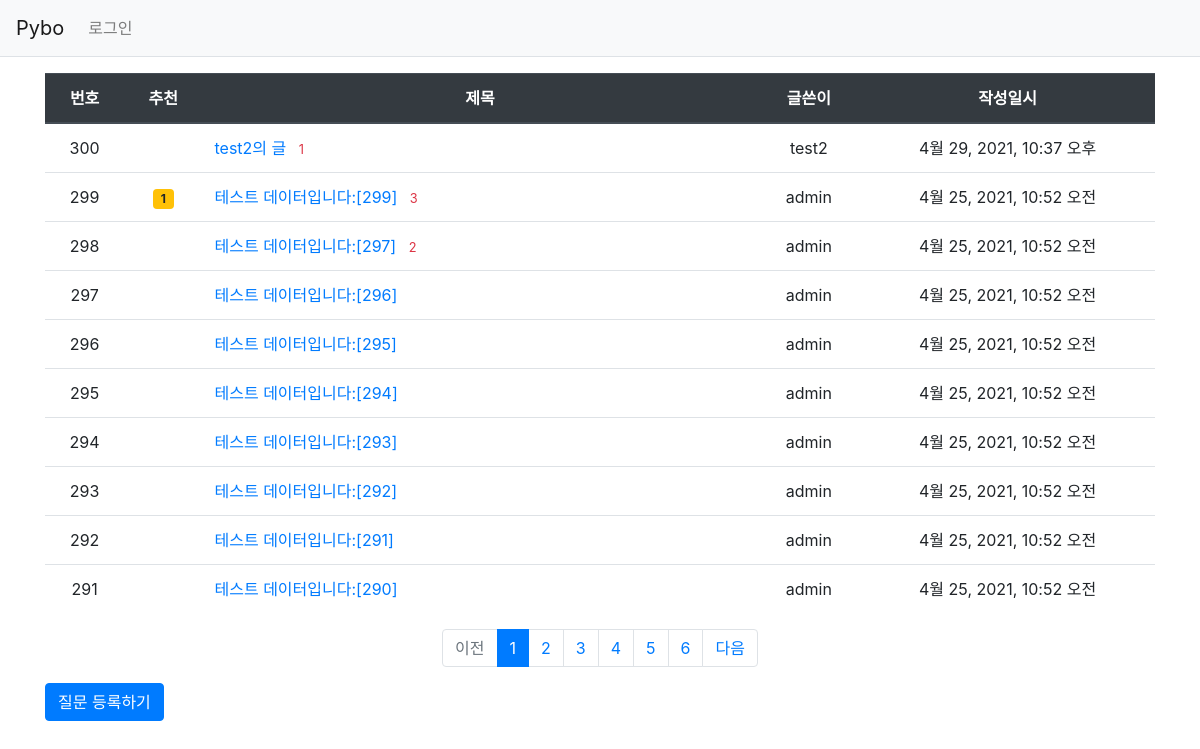
Page /pybo/ on the earlier database version.
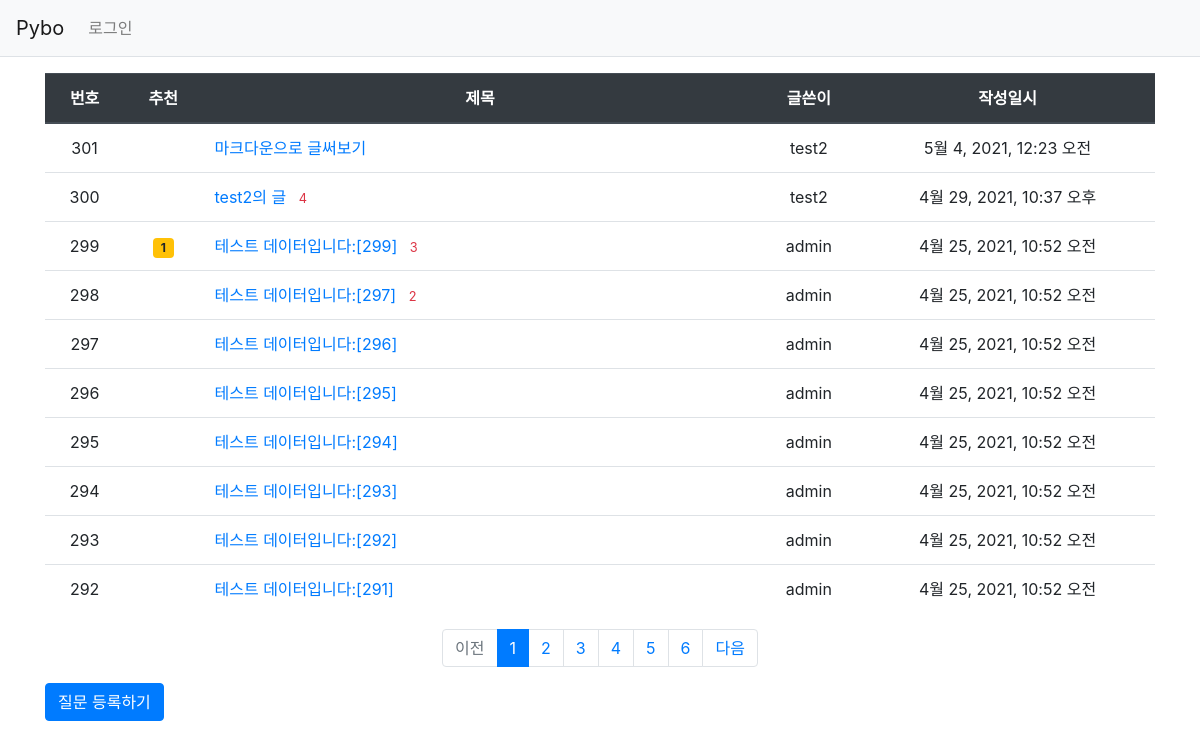
Same page on the later database version.
### pybo/models.py (models this page shows, shortened)
class Question(models.Model):
    author = models.ForeignKey(User, on_delete=models.CASCADE,
                               related_name='author_question')
    subject = models.CharField(max_length=200)
    content = models.TextField()
    modify_date = models.DateTimeField(null=True, blank=True)
    create_date = models.DateTimeField()
    voter = models.ManyToManyField(User, related_name='voter_question') # voter 추가

### pybo/views/base_views.py (the view)
# urls.py: path('', base_views.index, name='index'), # / 페이지에 해당하는 urlpatterns
def index(request):
    page = request.GET.get('page', '1') # 페이지
    question_list = Question.objects.order_by('-create_date')
    paginator = Paginator(question_list, 10) # 페이지당 10개씩 보여 주기
    page_obj = paginator.get_page(page)
    context = {'question_list': page_obj}
    return render(request, 'pybo/question_list.html', context)

### pybo/templatetags/pybo_filter.py (called while the page is built)
@register.filter
def sub(value, arg):
    return value - arg

### templates/pybo/question_list.html
{% extends 'base.html' %}
{% load pybo_filter %}
{% block content %}
<div class="container my-3">
    <table class="table">
        <thead>
        <tr class="text-center thead-dark">
            <th>번호</th>
            <th>추천</th>
            <th style="width: 50%">제목</th>
            <th>글쓴이</th>
            <th>작성일시</th>
        </tr>
        </thead>
        <tbody>
        {% if question_list %}
        {% for question in question_list %}
        <tr class="text-center">
            <td>{{ question_list.paginator.count|sub:question_list.start_index|sub:forloop.counter0|add:1 }}</td>
            <td>
                {% if question.voter.all.count > 0 %}
                <span class="badge badge-warning px-2 py-1">
                    {{ question.voter.all.count }}
                </span>
                {% endif %}
            </td>
            <td class="text-left">
                <a href="{% url 'pybo:detail' question.id %}">
                    {{ question.subject }}
                    {% if question.answer_set.count > 0 %}
                    <span class="text-danger small ml-2">
                        {{ question.answer_set.count }}
                    </span>
                    {% endif %}
                </a>
            </td>
            <td>{{ question.author.username }}</td>
            <td>{{ question.create_date }}</td>
        </tr>
        {% endfor %}
        {% else %}
        <tr>
            <td colspan="3">질문이 없습니다.</td>
        </tr>
        {% endif %}
        </tbody>
    </table>
    <ul class="pagination justify-content-center">
        {% if question_list.has_previous %}
        <li class="page-item">
            <a class="page-link"
               href="?page={{ question_list.previous_page_number }}">
                이전
            </a>
        </li>
        {% else %}
        <li class="page-item disabled">
            <a class="page-link" tabindex="-1" aria-disabled="true" href="#">
                이전
            </a>
        </li>
        {% endif %}
        {% for page_number in question_list.paginator.page_range %}
            {% if page_number >= question_list.number|add:-5 and page_number <= question_list.number|add:5 %}
            {% if page_number == question_list.number %}
            <li class="page-item active" aria-current="page">
                <a class="page-link" href="?page={{ page_number }}">
                    {{ page_number }}
                </a>
            </li>
            {% else %}
            <li class="page-item">
                <a class="page-link" href="?page={{ page_number }}">
                    {{ page_number }}
                </a>
            </li>
            {% endif %}
            {% endif %}
        {% endfor %}
        {% if question_list.has_next %}
        <li class="page-item">
            <a class="page-link"
               href="?page={{ question_list.next_page_number }}">
                다음
            </a>
        </li>
        {% else %}
        <li class="page-item disabled">
            <a class="page-link" tabindex="-1" aria-disabled="true" href="#">
                다음
            </a>
        </li>
        {% endif %}
    </ul>
    <a href="{% url 'pybo:question_create' %}" class="btn btn-primary">
        질문 등록하기
    </a>
</div>
{% endblock %}

Differences in the rows shown:
no longer on this page (row unchanged): Question: paginator.count|sub "291", subject "테스트 데이터입니다:[290]", author.username "admin", create_date "4월 25, 2021, 10:52 오전"
added Question: paginator.count|sub "301", subject "마크다운으로 글써보기", author.username "test2", create_date "5월 4, 2021, 12:23 오전"
computed for Question "test2의 글": answer_set.count "1" → "4"
